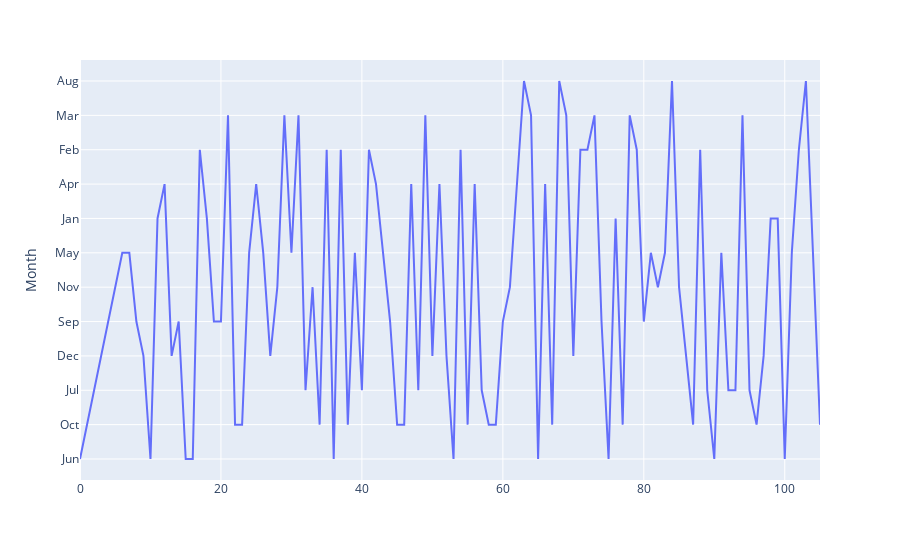

Notebook code cell kept with this figure:
### Code cell
# P - Line

import plotly.express as px

fig = px.line(DB, y="Month")
fig.show()

### Figure 1 — Plotly figure (JSON) as saved in the notebook; plotly's stock layout.template omitted (floating-point values rounded to 4 significant figures)
{"data": [{"hovertemplate": "Month=%{y}<extra></extra>", "legendgroup": "", "line": {"color": "#636efa", "dash": "solid"}, "mode": "lines", "name": "", "showlegend": false, "type": "scatter", "xaxis": "x", "y": ["Jun", "Oct", "Jul", "Dec", "Sep", "Nov", "May", "May", "Sep", "Dec", "Jun", "Jan", "Apr", "Dec", "Sep", "Jun", "Jun", "Feb", "Jan", "Sep", "Sep", "Mar", "Oct", "Oct", "May", "Apr", "May", "Dec", "Nov", "Mar", "May", "Mar", "Jul", "Nov", "Oct", "Feb", "Jun", "Feb", "Oct", "May", "Jul", "Feb", "Apr", "May", "Sep", "Oct", "Oct", "Apr", "Jul", "Mar", "Dec", "Apr", "Dec", "Jun", "Feb", "Oct", "Apr", "Jul", "Oct", "Oct", "Sep", "Nov", "Apr", "Aug", "Mar", "Jun", "Apr", "Oct", "Aug", "Mar", "Dec", "Feb", "Feb", "Mar", "Sep", "Jun", "Jan", "Oct", "Mar", "Feb", "Sep", "May", "Nov", "May", "Aug", "Nov", "Dec", "Oct", "Feb", "Jul", "Jun", "May", "Jul", "Jul", "Mar", "Jul", "Oct", "Dec", "Jan", "Jan", "Jun", "May", "Feb", "Aug", "May", "Oct"], "yaxis": "y"}], "layout": {"legend": {"tracegroupgap": 0}, "margin": {"t": 60}, "xaxis": {"anchor": "y", "domain": [0, 1]}, "yaxis": {"anchor": "x", "domain": [0, 1], "title": {"text": "Month"}}}}
